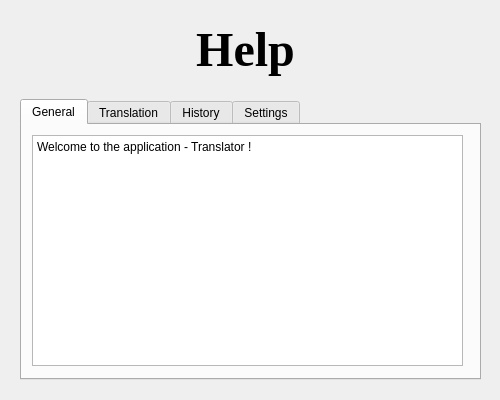
<?xml version="1.0" encoding="UTF-8"?>
<ui version="4.0">
 <class>Dialog</class>
 <widget class="QDialog" name="Dialog">
  <property name="geometry">
   <rect>
    <x>0</x>
    <y>0</y>
    <width>500</width>
    <height>400</height>
   </rect>
  </property>
  <property name="windowTitle">
   <string>Help - by VK</string>
  </property>
  <widget class="QTabWidget" name="tabWidget">
   <property name="geometry">
    <rect>
     <x>20</x>
     <y>99</y>
     <width>461</width>
     <height>281</height>
    </rect>
   </property>
   <property name="currentIndex">
    <number>0</number>
   </property>
   <widget class="QWidget" name="tab">
    <attribute name="title">
     <string>General</string>
    </attribute>
    <widget class="QTextBrowser" name="textBrowser_2">
     <property name="geometry">
      <rect>
       <x>10</x>
       <y>10</y>
       <width>431</width>
       <height>231</height>
      </rect>
     </property>
     <property name="html">
      <string>&lt;!DOCTYPE HTML PUBLIC &quot;-//W3C//DTD HTML 4.0//EN&quot; &quot;http://www.w3.org/TR/REC-html40/strict.dtd&quot;&gt;
&lt;html&gt;&lt;head&gt;&lt;meta name=&quot;qrichtext&quot; content=&quot;1&quot; /&gt;&lt;style type=&quot;text/css&quot;&gt;
p, li { white-space: pre-wrap; }
&lt;/style&gt;&lt;/head&gt;&lt;body style=&quot; font-family:'MS Shell Dlg 2'; font-size:8.25pt; font-weight:400; font-style:normal;&quot;&gt;
&lt;p style=&quot; margin-top:0px; margin-bottom:0px; margin-left:0px; margin-right:0px; -qt-block-indent:0; text-indent:0px;&quot;&gt;&lt;span style=&quot; font-size:9pt;&quot;&gt;Welcome to the application - Translator !&lt;/span&gt;&lt;/p&gt;&lt;/body&gt;&lt;/html&gt;</string>
     </property>
    </widget>
   </widget>
   <widget class="QWidget" name="tab_2">
    <attribute name="title">
     <string>Translation</string>
    </attribute>
    <widget class="QTextBrowser" name="textBrowser_3">
     <property name="geometry">
      <rect>
       <x>10</x>
       <y>10</y>
       <width>331</width>
       <height>131</height>
      </rect>
     </property>
    </widget>
   </widget>
   <widget class="QWidget" name="tab_3">
    <attribute name="title">
     <string>History</string>
    </attribute>
    <widget class="QTextBrowser" name="textBrowser">
     <property name="geometry">
      <rect>
       <x>10</x>
       <y>10</y>
       <width>331</width>
       <height>131</height>
      </rect>
     </property>
    </widget>
   </widget>
   <widget class="QWidget" name="tab_4">
    <attribute name="title">
     <string>Settings</string>
    </attribute>
    <widget class="QTextBrowser" name="textBrowser_4">
     <property name="geometry">
      <rect>
       <x>10</x>
       <y>10</y>
       <width>331</width>
       <height>131</height>
      </rect>
     </property>
    </widget>
   </widget>
  </widget>
  <widget class="QLabel" name="label">
   <property name="geometry">
    <rect>
     <x>20</x>
     <y>19</y>
     <width>451</width>
     <height>61</height>
    </rect>
   </property>
   <property name="font">
    <font>
     <family>Times New Roman</family>
     <pointsize>36</pointsize>
     <weight>75</weight>
     <bold>true</bold>
    </font>
   </property>
   <property name="text">
    <string>Help</string>
   </property>
   <property name="alignment">
    <set>Qt::AlignCenter</set>
   </property>
  </widget>
 </widget>
 <resources/>
 <connections/>
</ui>
